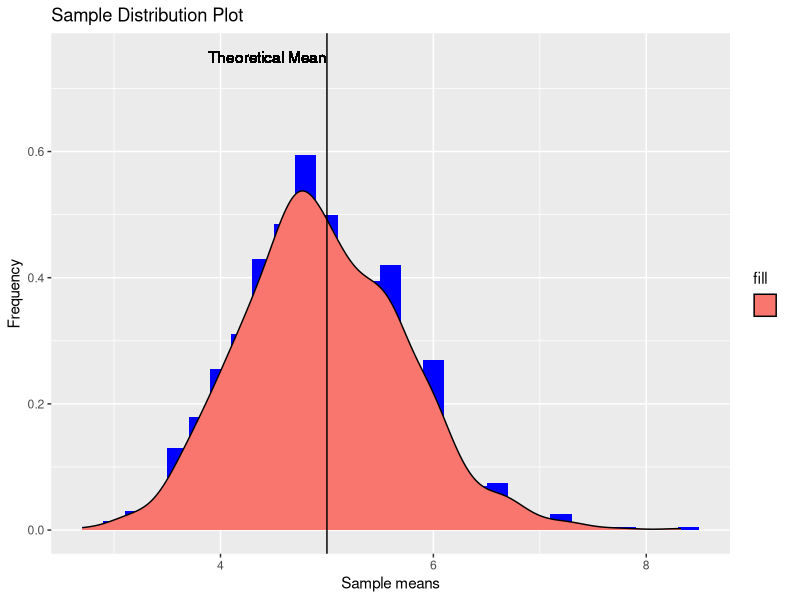

Source code (R):
## ---- chunk 1
set.seed(12345)
lambda<-0.2
simulations<-1000
n<-40
sampledata<-NULL
for(i in 1:1000){
  sampledata<-c(sampledata,mean(rexp(n,lambda)))
}


## ---- chunk 2
sampleMean<-mean(sampledata)

TheorMean<-1/lambda

table(sampleMean,TheorMean)

## ---- chunk 3
sampleVariance<-var(sampledata)

TheorVar<-1/(lambda*sqrt(n))^2

table(sampleVariance,TheorVar)
## ---- chunk 4
library(ggplot2)
sampledata<-as.data.frame(sampledata)

ggplot(sampledata,aes(x=sampledata,y=..density..))+geom_histogram(binwidth = lambda, fill="blue") + geom_density(method="lm",aes(fill=""))+
labs(title="Sample Distribution Plot",x="Sample means",y="Frequency")+
geom_vline(xintercept=TheorMean)+
geom_text(aes(x=TheorMean,y=.75),label="Theoretical Mean",hjust=1)

